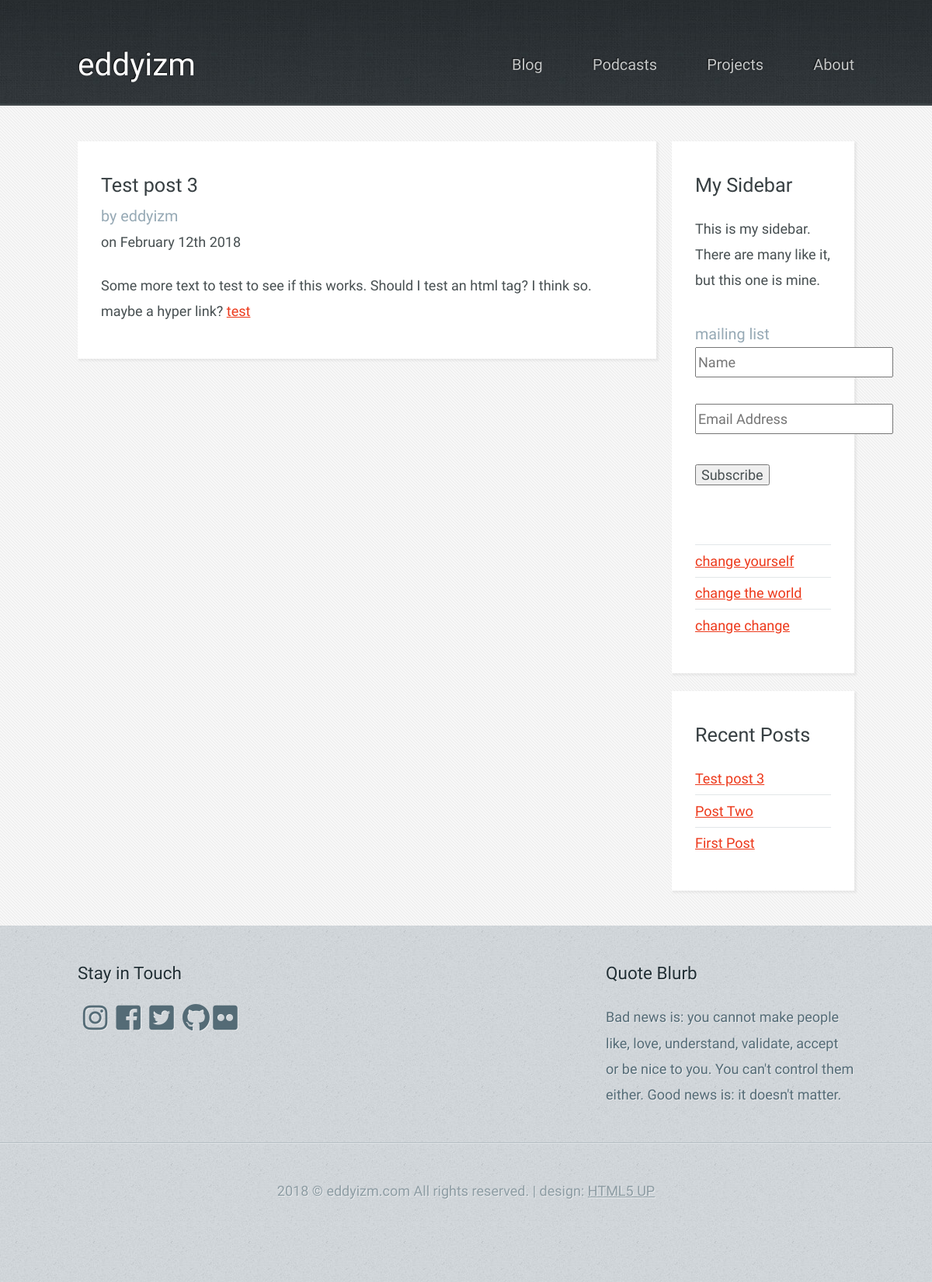
The page /blog/3/ on the database as committed earlier.
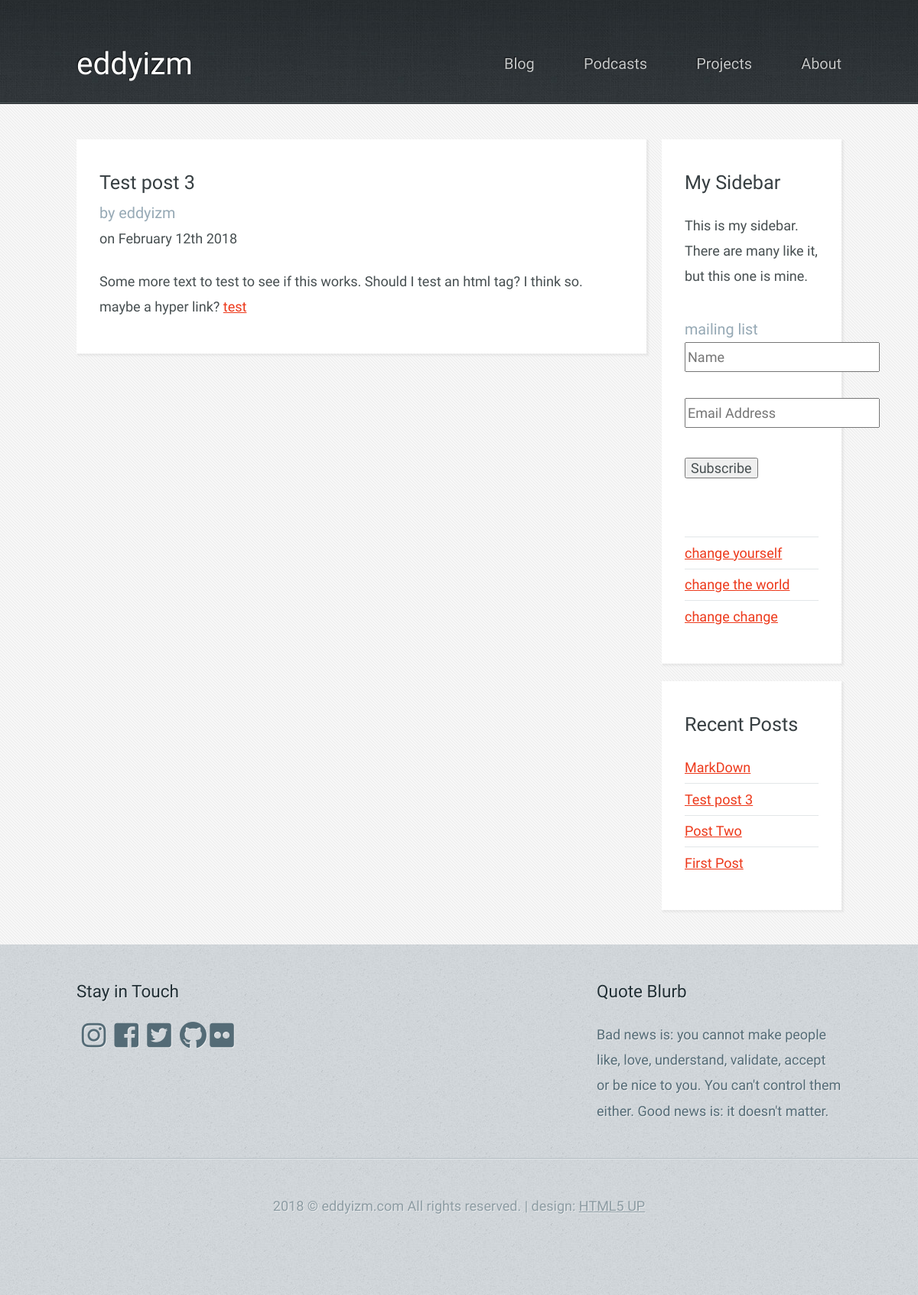
The same page on the database as committed later.
### blog/models.py (models this page shows, shortened)
class BlogPost(models.Model):
    title = models.CharField(max_length=255)
    date = models.DateTimeField()
    body = models.CharField(max_length=20000)
    author = models.ForeignKey(Author, on_delete=models.DO_NOTHING,)
    tags = models.ManyToManyField(Tag)
    class Meta:
        ordering = ['-date',]

class Author(models.Model):
    name = models.CharField(max_length=64)
    email = models.CharField(max_length=64)

### blog/views.py (the view)
# urls.py: url(r'^blog/(?P<id>[0-9]+)/', views.post_detail, name='post_detail'),
def post_detail(request, id):
    post = BlogPost.objects.get(pk = id);
    posts = BlogPost.objects.all()[:5];
    return render_to_response('blog/post.html', {'post' : post, 'posts' : posts})

### blog/templates/blog/post.html (shortened to what this page needs)
{% extends "blog/layout.html" %}
{% block content %}
      <div id="content-wrapper">
        <div id="content">
          <div class="container">
            <div class="row">
              <div class="9u 12u(mobile)">
                <section>
                  <header>
                      <h2>{{ post.title }}</h2>
                      <h3> <span>by </span> {{ post.author.name }}</h3>
                      <h4> <span>on {{ post.date|date:"F jS o" }} </span></h4>
                  </header>
                    <p> {{ post.body| safe }} </p>
                </section>
               </div>
              <div class="3u 12u(mobile)">
                <section>
                    <header>
                      <h2>My Sidebar</h2>
                    </header>
                    <p>
                      This is my sidebar. There are many like it, but this one is mine.
                    </p>
                    <ul class="link-list">
                      <li>
                          <div class="entry-content" itemprop="text">
                              <div id="mc_embed_signup">
                              <form id="mc-embedded-subscribe-form" class="validate" action="https://eddyizm.us17.list-manage.com/subscribe/post?u=d53e408a6ccb1e1ce4059fb9c&amp;id=9d4ffc78c0" method="post" name="mc-embedded-subscribe-form" novalidate="" target="_blank">
                              <div id="mc_embed_signup_scroll">
                              <h3>mailing list</h3>
                              <div class="mc-field-group">
                                <input id="mce-FNAME" class="required" name="FNAME" placeholder="Name" type="text" value="" /></div>
                                <div class="mc-field-group">
                                <br />
                                <input id="mce-EMAIL" class="required email" name="EMAIL" type="email" placeholder="Email Address" value="" /></div>
                              <div class="clear"><input id="mc-embedded-subscribe" class="button" name="subscribe" type="submit" value="Subscribe" /></div>
                              </div>
                              </form>
                              </div>
                              <p><br />
                              </li>
                      <li><a href="#">change yourself</a></li>
                      <li><a href="#">change the world</a></li>
                      <li><a href="#">change change</a></li>
                    </ul>
                </section>
                <section>
                    <header>
                      <h2>Recent Posts</h2>
                    </header>
                    <ul class="link-list">
                      {% for blog_post in posts %}
                      <li><a href="/blog/{{ blog_post.id }}/"> {{ blog_post.title }} </a></li>
                      {% endfor %}
                      </ul>
                 </section>
              </div>
            </div>
          </div>
        </div>
      </div>
    </div>
      {% endblock %}

Rows that differ between the two databases and show on the page:
added BlogPost: title "MarkDown"
